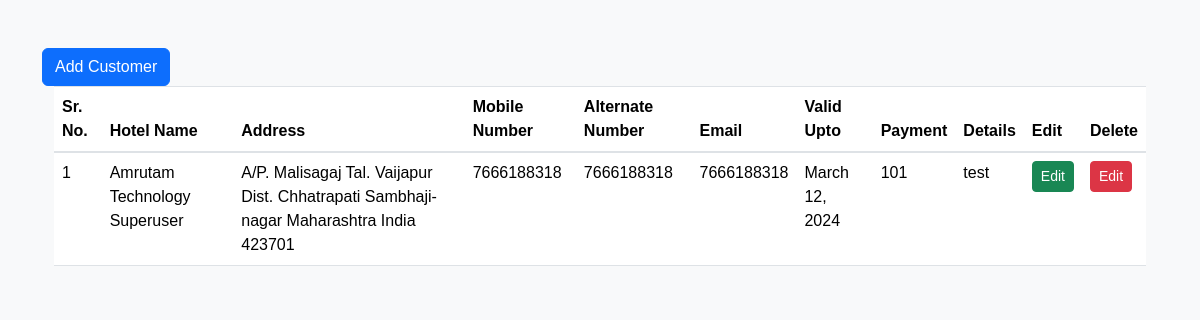
The app's page /register_me/ (signed in) with its own data.
### myhotel/models.py (models this page shows, shortened)
class User(models.Model):
    hotel_name = models.CharField(max_length=100)
    address = models.CharField(max_length=255)
    mobile_number = models.CharField(max_length=255)
    alternate_number = models.CharField(max_length=255, blank=True, null=True)
    email = models.CharField(max_length=250,null=True)
    password = models.CharField(max_length=128)  # You might want to use Django's built-in authentication system instead
    valid_upto = models.DateField()
    payment = models.CharField(max_length=100)
    details = models.TextField()
    is_admin = models.BooleanField(default=False)

### ruchak/views.py (the view, shortened to what this page needs)
# urls.py: path('register_me/', views.register_me),
def register_me(request):
    if 'admin' not in request.session:
        return redirect('/')
    users_list=User.objects.all()
    return render(request, 'register_me.html',{'users':users_list})

### templates/register_me.html (shortened to what this page needs)
<!DOCTYPE html>
<html lang="en">
<head>
  <link rel="stylesheet" href="https://stackpath.bootstrapcdn.com/bootstrap/4.5.2/css/bootstrap.min.css">
  <link href="https://cdn.jsdelivr.net/npm/bootstrap@5.3.3/dist/css/bootstrap.min.css" rel="stylesheet"
>
</head>
<body>
  <div class="container my-5">
    <button type="button" class="btn btn-primary" data-bs-toggle="modal" data-bs-target="#exampleModal">
      Add Customer
    </button>
    <div class="container">
      <table id="myTable" class="table">
        <thead>
          <tr>
            <th scope="col">Sr. No.</th>
            <th scope="col">Hotel Name</th>
            <th scope="col">Address</th>
            <th scope="col">Mobile Number</th>
            <th scope="col">Alternate Number</th>
            <th scope="col">Email</th>
            <th scope="col">Valid Upto</th>
            <th scope="col">Payment</th>
            <th scope="col">Details</th>
            <th scope="col">Edit</th>
            <th scope="col">Delete</th>
          </tr>
        </thead>
        <tbody>
          {% for user in users %}
          <tr>
            <td>{{ forloop.counter }}</td>
            <td>{{ user.hotel_name }}</td>
            <td>{{ user.address }}</td>
            <td>{{ user.mobile_number }}</td>
            <td>{{ user.alternate_number }}</td>
            <td>{{ user.email }}</td>
            <td>{{ user.valid_upto }}</td>
            <td>{{ user.payment }}</td>
            <td>{{ user.details }}</td>
            <td><button class="btn btn-success btn-sm">Edit</button></td>
            <td><button class="btn btn-danger btn-sm">Edit</button></td>
          </tr>
          {% endfor %}
        </tbody>
      </table>
    </div>
  </div>
</body>
</html>

### templates/register_me.html (style rules this page uses)
body { background-color: #f8f9fa; font-family: Arial, sans-serif; }

### records on screen
User: hotel_name "Amrutam Technology Superuser", address "A/P. Malisagaj Tal. Vaijapur Dist. Chhatrapati Sambhaji-nagar Maharashtra India 423701", mobile_number "7666188318", alternate_number "7666188318", email "7666188318", valid_upto "March 12, 2024", payment "101", details "test"
